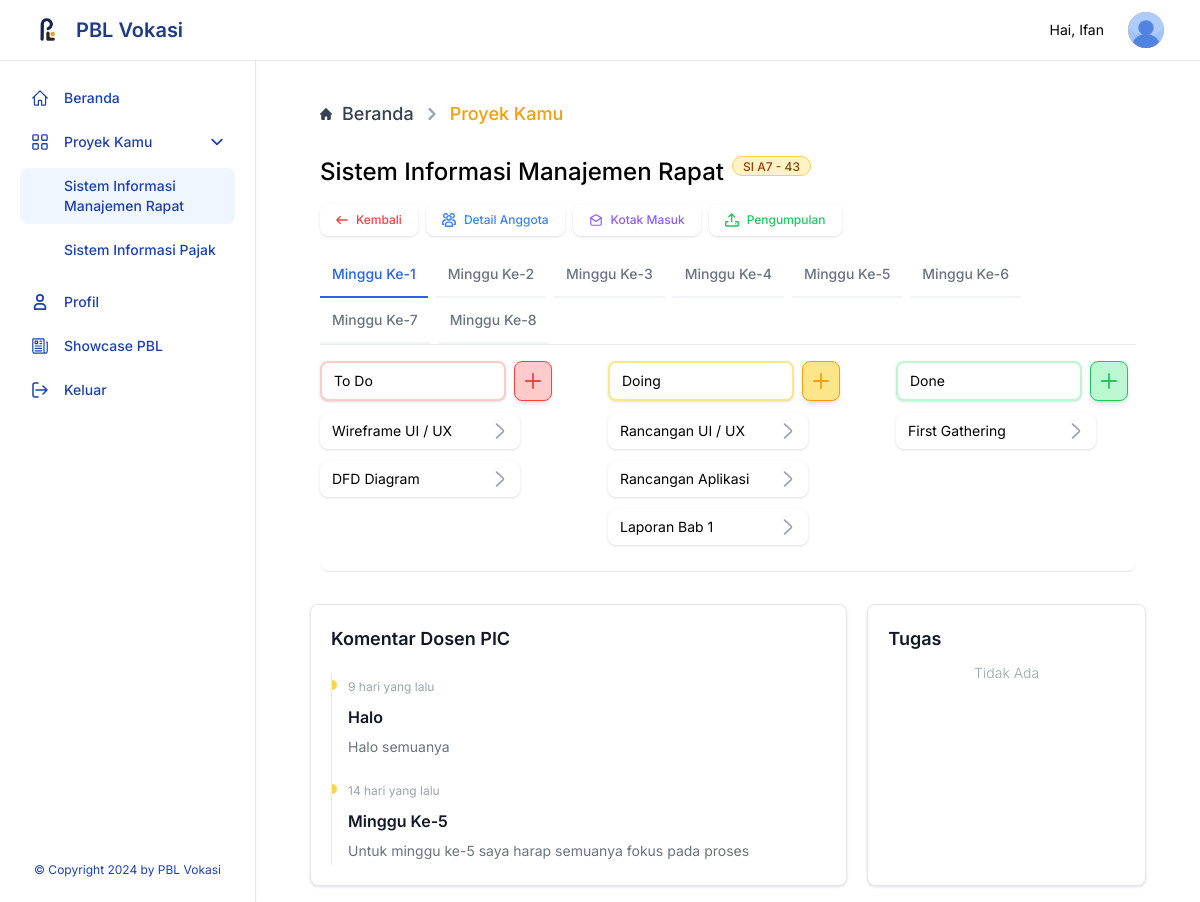
The page /user/projects.php?bid=1&id=43 (signed in) on the database as committed earlier.
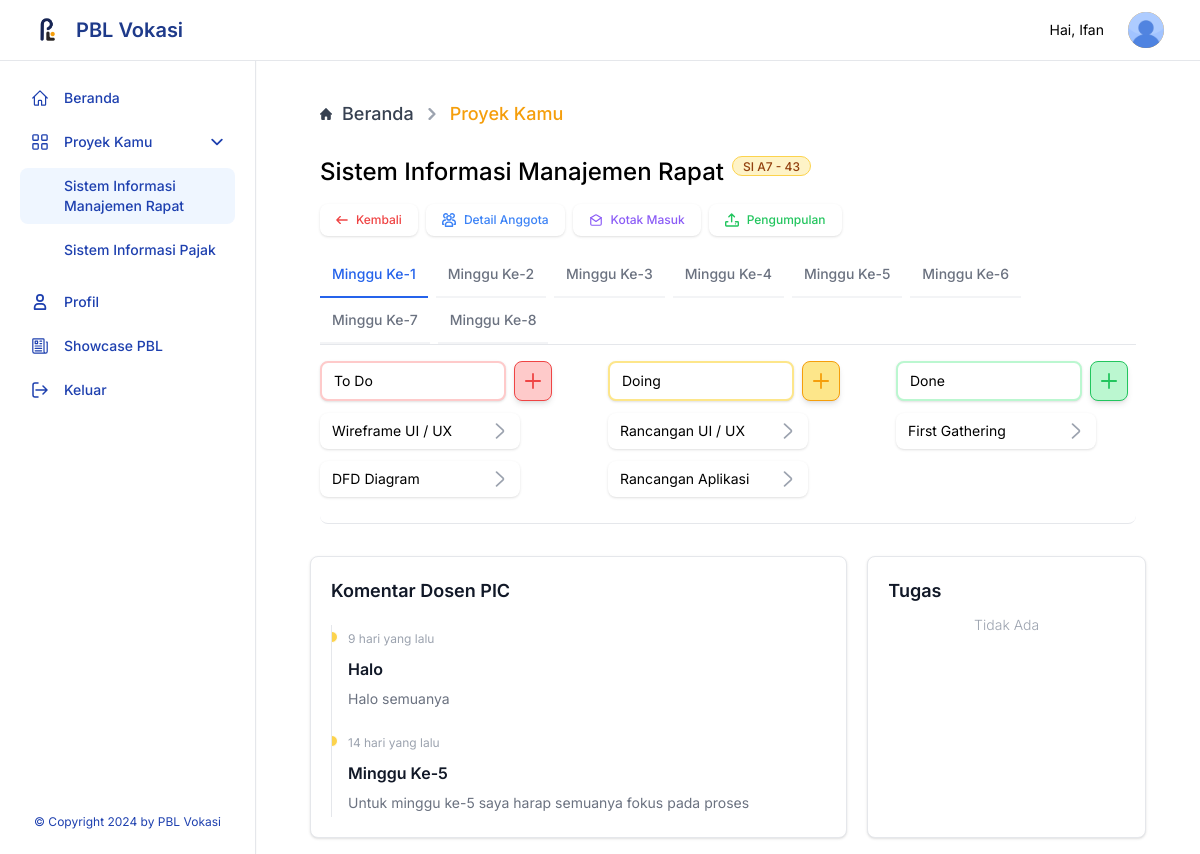
The same page on the database as committed later.
### tables this page shows
CREATE TABLE `bunch` (
  `bunch_id` int(20) NOT NULL,
  `bunch_name` varchar(250) NOT NULL,
  `leader_id` varchar(250) NOT NULL,
  `project_id` int(20) NOT NULL,
  `grade` int(20) NOT NULL,
  `status_show` varchar(12) NOT NULL
);

CREATE TABLE `proyek` (
  `id_proyek` int(20) NOT NULL,
  `nama_proyek` varchar(500) NOT NULL,
  `deskripsi_proyek` varchar(2500) NOT NULL,
  `id_user` varchar(250) NOT NULL,
  `req` varchar(2500) NOT NULL,
  `minggu` int(10) NOT NULL,
  `status_show` varchar(10) NOT NULL,
  `pict` varchar(250) NOT NULL,
  `category` int(11) NOT NULL
);

CREATE TABLE `task` (
  `id` int(20) NOT NULL,
  `task_name` varchar(250) NOT NULL,
  `task_desc` varchar(250) NOT NULL,
  `category` varchar(250) NOT NULL,
  `bunch_id` int(20) NOT NULL,
  `member_id` int(20) NOT NULL,
  `minggu` int(10) NOT NULL
);

CREATE TABLE `comment` (
  `comment_id` int(20) NOT NULL,
  `comment_title` varchar(250) NOT NULL,
  `comment` varchar(250) NOT NULL,
  `date_submit` varchar(250) NOT NULL,
  `bunch_id` int(20) NOT NULL
);

### query/query.php (called while the page is built, shortened)
<?php
require 'connectdb.php';
function execThis($query)
{
  global $conn;
  $result = mysqli_query($conn, $query);
  $rows = [];
  while ($row = mysqli_fetch_assoc($result)) {
    $rows[] = $row;
  }
  return $rows;
}
function get_time_diff($time)
{
  $time_diff = time() - $time;
  $condition = array(
    12 * 30 * 24 * 60 * 60 => 'tahun',
    30 * 24 * 60 * 60 => 'bulan',
    24 * 60 * 60 => 'hari',
    60 * 60 => 'jam',
    60 => 'menit',
    1 => 'detik'
  );
  foreach ($condition as $sec => $str) {
    $d = $time_diff / $sec;
    if ($d >= 1) {
      $t = round($d);
      return '' . $t . ' ' . $str . ' yang lalu ';
    }
  }
}

### content/chat-task.php (the view, shortened to what the changed rows need)
<div class="w-11/12 px-0 grid grid-cols-1 lg:grid-cols-3 m-0 lg:mt-8 lg:mx-auto">
  <div class="p-5 mr-0 my-5 lg:my-0 lg:mr-5 border shadow border-gray-200 rounded-lg bg-white col-span-1 lg:col-span-2">
    <h1 class="text-lg font-semibold text-gray-900">Komentar Dosen PIC</h1>
    <?php if ($get_comments != []) : ?>
      <ol class="relative border-s border-gray-200 mt-5 h-48 ov">
        <?php foreach ($get_comments as $comment) : ?>
          <li class="mb-5 ms-4">
            <div class="absolute w-3 h-3 bg-amber-300 rounded-full mt-1.5 -start-1.5 border border-white "></div>
            <time class="mb-3 text-xs font-normal leading-none text-gray-400 "><?= get_time_diff(strtotime($comment['date_submit'])) ?></time>
            <h3 class="text-md my-2 font-semibold text-gray-900"><?= $comment['comment_title'] ?></h3>
            <p class="mb-4 text-sm font-normal text-gray-500"><?= $comment['comment'] ?></p>
          </li>
        <?php endforeach; ?>
      </ol>
    <?php endif; ?>
  </div>
  <div class="p-5 mr-0 border shadow border-gray-200 rounded-lg bg-white col-span-1">
    <h1 class="text-lg font-semibold mb-2.5 text-gray-900">Tugas</h1>
  </div>
</div>

### user/projects.php (shortened to what the changed rows need)
<?php
require "../query/query.php";
$get_bunch_name = execThis("SELECT bunch_id, bunch_name, project_id, nama_proyek FROM bunch INNER JOIN proyek ON bunch.project_id = proyek.id_proyek WHERE bunch_id =" . $_GET['bid'] . "");
$get_comments = execThis("SELECT * FROM comment WHERE bunch_id =" . $_GET['bid'] . " ORDER BY date_submit DESC");
$get_week = execThis("SELECT minggu FROM proyek WHERE id_proyek =" . $_GET['id'] . "");
$week_num = (int) $get_week[0]['minggu'];
?>
<!DOCTYPE html>
<html lang="en">
<head>
  <?php include("./includes/head.php") ?>
</head>
<body class="bg-white">
  <?php include("./includes/aside.php") ?>
  <div class="p-4 sm:ml-64">
    <div class="rounded-lg mt-14 flex flex-col item-start">
      <div class="mx-auto w-full px-4 lg:px-12">
        <div class="flex flex-wrap w-full mb-2">
          <h2 class="text-2xl font-medium"><?= $get_bunch_name[0]['nama_proyek'] ?></h2>
          <span class="bg-amber-100 lg:ml-2 lg:mt-0 text-xs mt-3 text-amber-800 font-medium me-2 px-2.5 py-0.5 rounded-xl h-5 border border-amber-300"><?= $get_bunch_name[0]['bunch_name'] ?> - <?= $get_bunch_name[0]['project_id'] ?></span>
        </div>
        <div class="mb-4 border-b border-gray-200">
          <ul class="flex flex-wrap font-medium text-center" id="default-tab" data-tabs-toggle="#default-tab-content" role="tablist">
            <?php for ($i = 1; $i <= $week_num; $i++) : ?>
              <li class="me-2" role="presentation">
                <button class="inline-block text-sm p-3 border-b-2 rounded-t-lg" id="profile-tab" data-tabs-target="#data<?= $i ?>" type="button" role="tab" aria-controls="data<?= $i ?>" aria-selected="false">Minggu Ke-<?= $i ?></button>
              </li>
            <?php endfor ?>
          </ul>
        </div>
        <div id="default-tab-content">
          <?php for ($i = 1; $i <= $week_num; $i++) : ?>
            <?php
            $get_task_todo = execThis("SELECT * FROM task WHERE bunch_id = " . $_GET['bid'] . " AND minggu =" . $i . " HAVING category = 'To Do'");
            $get_task_doing = execThis("SELECT * FROM task WHERE bunch_id = " . $_GET['bid'] . " AND minggu =" . $i . " HAVING category = 'Doing'");
            $get_task_done = execThis("SELECT * FROM task WHERE bunch_id = " . $_GET['bid'] . " AND minggu =" . $i . " HAVING category = 'Done'");
            ?>
            <div class="hidden rounded-lg bg-white grid gap-4 lg:gap-12 grid-cols-1 md:grid-cols-2 lg:grid-cols-3 pb-5 border-b border-gray-200" id="data<?= $i ?>" role="tabpanel" aria-labelledby="data<?= $i ?>-tab">
              <?php include("../content/progress_list/progress.php") ?>
            </div>
          <?php endfor ?>
        </div>
      </div>
      <?php include('../content/chat-task.php') ?>
    </div>
  </div>
</body>
</html>

### user/includes/aside.php (shortened to what the changed rows need)
<?php
require_once "/xampp/htdocs/pbl/query/query.php";
$user_projects_pm = execThis("SELECT bunch.bunch_id, project_id, bunch_name, nama_proyek FROM bunch INNER JOIN proyek ON bunch.project_id = proyek.id_proyek WHERE leader_id = '" . $_SESSION['email'] . "'");
$pagename = substr($_SERVER['SCRIPT_NAME'], strrpos($_SERVER['SCRIPT_NAME'], "/") + 1);
?>
<aside id="logo-sidebar" class="fixed top-0 left-0 z-40 w-64 h-screen pt-20 px-4 transition-transform -translate-x-full bg-white border-r shadow-sm border-gray-200 sm:translate-x-0" aria-label="Sidebar">
   <div class="h-full px-1 pb-6 overflow-y-auto bg-white flex flex-col justify-between align-center">
      <ul class="space-y-2 font-medium">
         <li>
            <ul id="dropdown-example" class="<?= ($pagename == 'projects.php' || $pagename == 'details-anggota.php' || $pagename == 'details-progress.php' || $pagename == 'submit-projects.php' || $pagename == 'request.php' || $pagename == 'todo_add.php'  || $pagename == 'doing_add.php' || $pagename == 'done_add.php' || $pagename == 'edit-progress.php') ? '' : 'hidden' ?> py-2 space-y-2 duration-300">
               <?php foreach ($user_projects_pm as $upm) : ?>
                  <li>
                     <a href="/PBL/user/projects.php?bid=<?= $upm['bunch_id'] ?>&id=<?= $upm['project_id'] ?>" class="flex
                     <?php if ($pagename == 'projects.php' || $pagename == 'details-anggota.php' || $pagename == 'details-progress.php' || $pagename == 'submit-projects.php' || $pagename == 'request.php' || $pagename == 'todo_add.php'  || $pagename == 'doing_add.php' || $pagename == 'done_add.php' || $pagename == 'edit-progress.php') : ?>
                     <?=
                        $_GET['id'] == $upm['project_id'] ? 'bg-blue-50' : ''
                     ?>
                     <?php endif; ?>
                     items-center w-full hover:bg-blue-50 py-2 px-3 font-medium text-blue-800 text-sm transition duration-75 rounded-lg pl-11 group "><?= $upm['nama_proyek'] ?></a>
                  </li>
               <?php endforeach; ?>
            </ul>
         </li>
      </ul>
   </div>
</aside>

### content/progress_list/progress.php (shortened to what the changed rows need)
<div class="flex flex-col">
  <div class="flex mb-1.5">
    <div class="w-full shadow bg-white h-full text-sm flex items-center px-3 py-2 border-2 border-red-200 mr-2 rounded-lg">To Do</div>
    <a href="./add-progress/todo_add.php?wid=<?= $i ?>&bid=<?= $_GET['bid'] ?>&id=<?= $_GET['id'] ?>" type="button" class="text-red-500 border border-red-500 hover:bg-red-500 bg-red-200 hover:text-white focus:ring-4 focus:outline-none focus:ring-red-300 font-medium rounded-lg shadow-md text-sm p-2.5 text-center inline-flex items-center me-2">
      <svg class="w-4 h-4" aria-hidden="true" xmlns="http://www.w3.org/2000/svg" fill="none" viewBox="0 0 18 18">
        <path stroke="currentColor" stroke-linecap="round" stroke-linejoin="round" stroke-width="2" d="M9 1v16M1 9h16" />
      </svg>
    </a>
  </div>
  <?php include("../content/progress_list/todo_pill.php") ?>
</div>
<div class="flex flex-col">
  <div class="flex mb-1.5">
    <div class="w-full shadow bg-white h-full text-sm flex items-center px-3 py-2 border-2 border-amber-200 mr-2 rounded-lg">Doing</div>
    <a href="./add-progress/doing_add.php?wid=<?= $i ?>&bid=<?= $_GET['bid'] ?>&id=<?= $_GET['id'] ?>" type="button" class="text-amber-500 border border-amber-500 hover:bg-amber-500 bg-amber-200 hover:text-white focus:ring-4 focus:outline-none focus:ring-amber-300 font-medium rounded-lg shadow-md text-sm p-2.5 text-center inline-flex items-center me-2">
      <svg class="w-4 h-4" aria-hidden="true" xmlns="http://www.w3.org/2000/svg" fill="none" viewBox="0 0 18 18">
        <path stroke="currentColor" stroke-linecap="round" stroke-linejoin="round" stroke-width="2" d="M9 1v16M1 9h16" />
      </svg>
    </a>
  </div>
  <?php include("../content/progress_list/doing_pill.php") ?>
</div>
<div class="flex flex-col">
  <div class="flex mb-1.5">
    <div class="w-full shadow bg-white h-full text-sm flex items-center px-3 py-2 border-2 border-green-200 mr-2 rounded-lg">Done</div>
    <a href="./add-progress/done_add.php?wid=<?= $i ?>&bid=<?= $_GET['bid'] ?>&id=<?= $_GET['id'] ?>" type="button" class="text-green-500 border border-green-500 hover:bg-green-500 bg-green-200 hover:text-white focus:ring-4 focus:outline-none focus:ring-green-300 font-medium rounded-lg shadow-md text-sm p-2.5 text-center inline-flex items-center me-2">
      <svg class="w-4 h-4" aria-hidden="true" xmlns="http://www.w3.org/2000/svg" fill="none" viewBox="0 0 18 18">
        <path stroke="currentColor" stroke-linecap="round" stroke-linejoin="round" stroke-width="2" d="M9 1v16M1 9h16" />
      </svg>
    </a>
  </div>
  <?php include("../content/progress_list/done_pill.php") ?>
</div>

### content/progress_list/todo_pill.php
<?php foreach ($get_task_todo as $td) : ?>
  <a href="./details-progress.php?tid=<?= $td['id'] ?>&id=<?= $_GET['id'] ?>&bid=<?= $_GET['bid'] ?>" class="focus:ring-4 focus:outline-none bg-white shadow focus:ring-gray-200 flex items-center justify-between hover:bg-gray-100 w-10/12 text-sm px-3 py-2 my-1.5 rounded-lg">
    <?= $td['task_name'] ?>
    <svg class="w-4 h-4 text-gray-400" aria-hidden="true" xmlns="http://www.w3.org/2000/svg" fill="none" viewBox="0 0 8 14">
      <path stroke="currentColor" stroke-linecap="round" stroke-linejoin="round" stroke-width="1.5" d="m1 13 5.7-5.326a.909.909 0 0 0 0-1.348L1 1" />
    </svg>
  </a>
<?php endforeach; ?>

### content/progress_list/doing_pill.php
<?php foreach ($get_task_doing as $tdoing) : ?>
  <a href="./details-progress.php?tid=<?= $tdoing['id'] ?>&id=<?= $_GET['id'] ?>&bid=<?= $_GET['bid'] ?>" class="focus:ring-4 focus:outline-none bg-white shadow focus:ring-gray-200 flex items-center justify-between hover:bg-gray-100 text-sm w-10/12 px-3 py-2 my-1.5 rounded-lg">
    <?= $tdoing['task_name'] ?>
    <svg class="w-4 h-4 text-gray-400" aria-hidden="true" xmlns="http://www.w3.org/2000/svg" fill="none" viewBox="0 0 8 14">
      <path stroke="currentColor" stroke-linecap="round" stroke-linejoin="round" stroke-width="1.5" d="m1 13 5.7-5.326a.909.909 0 0 0 0-1.348L1 1" />
    </svg>
  </a>
<?php endforeach; ?>

### content/progress_list/done_pill.php
<?php foreach ($get_task_done as $tdone) : ?>
  <a href="./details-progress.php?tid=<?= $tdone['id'] ?>&id=<?= $_GET['id'] ?>&bid=<?= $_GET['bid'] ?>" class="focus:ring-4 focus:outline-none bg-white shadow focus:ring-gray-200 flex items-center justify-between hover:bg-gray-100 w-10/12 text-sm px-3 py-2 my-1.5 rounded-lg">
    <?= $tdone['task_name'] ?>
    <svg class="w-4 h-4 text-gray-400" aria-hidden="true" xmlns="http://www.w3.org/2000/svg" fill="none" viewBox="0 0 8 14">
      <path stroke="currentColor" stroke-linecap="round" stroke-linejoin="round" stroke-width="1.5" d="m1 13 5.7-5.326a.909.909 0 0 0 0-1.348L1 1" />
    </svg>
  </a>
<?php endforeach; ?>

Rows that differ between the two databases and show on the page:
removed task: task_name "Laporan Bab 1"
